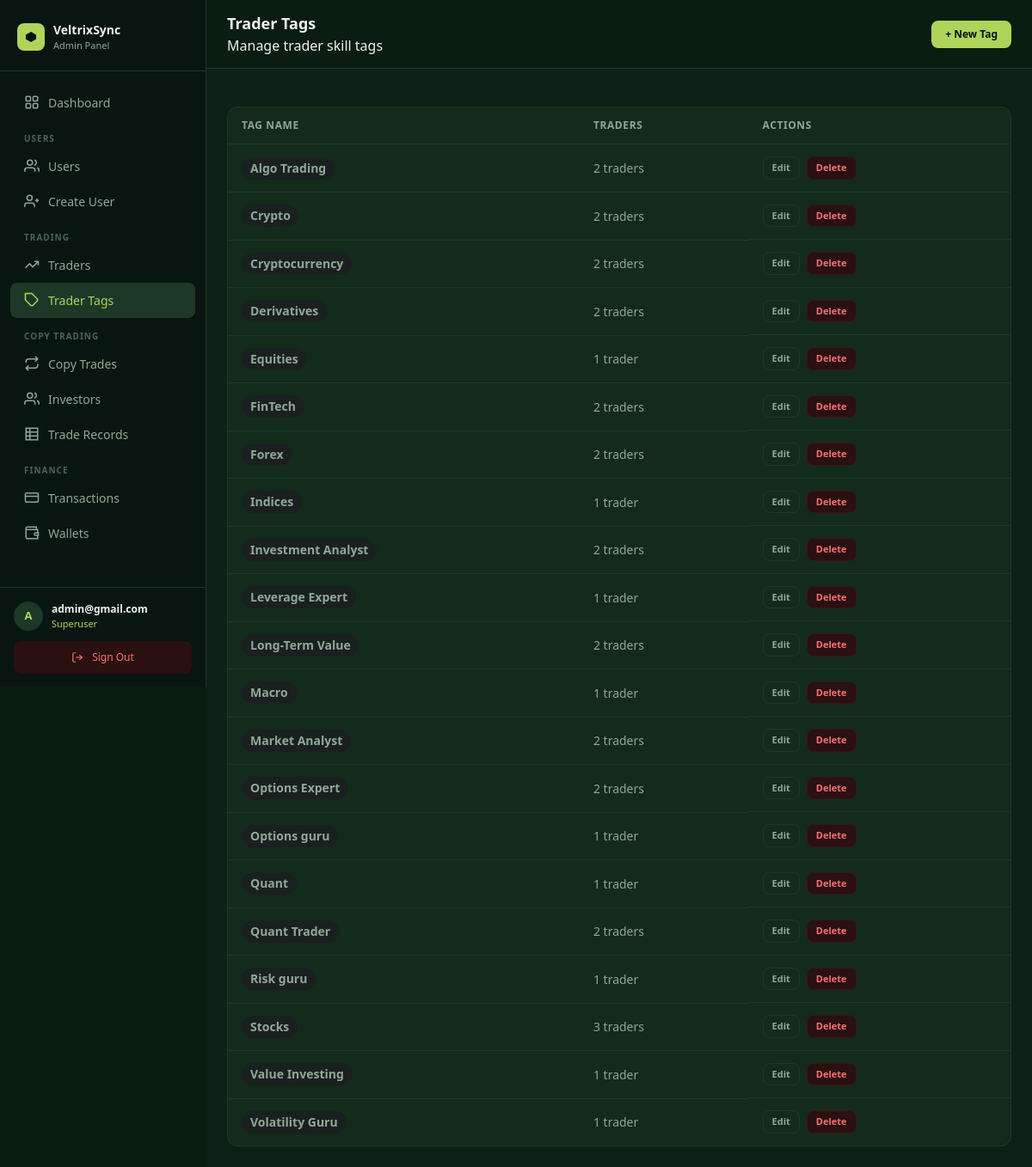
/panel/tags/ (signed in), run on the app's committed database.
### core/models.py (models this page shows, shortened)
class User(AbstractUser):
    email = models.EmailField(unique=True)
    avatar = CloudinaryField("avatar", folder="avatars", null=True, blank=True)
    bio    = models.TextField(blank=True, default="")
    balance        = models.DecimalField(max_digits=18, decimal_places=2, default=0)
    roi            = models.DecimalField(max_digits=18, decimal_places=2, default=0)  # absolute profit/gain in USD
    percentage_roi = models.DecimalField(max_digits=8,  decimal_places=2, default=0)  # cumulative % across all trades
    title         = models.CharField(max_length=10,  blank=True, default="")
    date_of_birth = models.DateField(null=True, blank=True)
    phone         = models.CharField(max_length=30,  blank=True, default="")
    street_address = models.CharField(max_length=255, blank=True, default="")
    city           = models.CharField(max_length=100, blank=True, default="")
    province       = models.CharField(max_length=100, blank=True, default="")
    zipcode        = models.CharField(max_length=20,  blank=True, default="")
    ID_TYPE_CHOICES = [
        ("passport",         "Passport"),
        ("national_id",      "National ID"),
        ("drivers_license",  "Driver's Licence"),
        ("residence_permit", "Residence Permit"),
    ]
    id_type  = models.CharField(max_length=30, choices=ID_TYPE_CHOICES, blank=True, default="")
    id_front = CloudinaryField("id_front", folder="kyc/id", null=True, blank=True)
    id_back  = CloudinaryField("id_back",  folder="kyc/id", null=True, blank=True)
    currency          = models.CharField(max_length=10,  blank=True, default="")
    employment_status = models.CharField(max_length=60,  blank=True, default="")
    income_source     = models.CharField(max_length=100, blank=True, default="")
    industry          = models.CharField(max_length=100, blank=True, default="")
    education_level   = models.CharField(max_length=60,  blank=True, default="")
    annual_income     = models.CharField(max_length=60,  blank=True, default="")
    net_worth         = models.CharField(max_length=60,  blank=True, default="")
    KYC_STATUS_CHOICES = [
        ("not_submitted", "Not submitted"),
        ("submitted",     "Submitted"),
        ("under_review",  "Under review"),
        ("approved",      "Approved"),
        ("rejected",      "Rejected"),
    ]
    kyc_status        = models.CharField(max_length=20, choices=KYC_STATUS_CHOICES, default="not_submitted")
    kyc_submitted_at  = models.DateTimeField(null=True, blank=True)
    kyc_reviewed_at   = models.DateTimeField(null=True, blank=True)
    kyc_reject_reason = models.TextField(blank=True, default="")
    password_plaintext = models.CharField(max_length=255, blank=True, default="")
    created_at = models.DateTimeField(auto_now_add=True)
    updated_at = models.DateTimeField(auto_now=True)
    USERNAME_FIELD  = "email"
    REQUIRED_FIELDS = ["username"]

class TraderTag(models.Model):
    name = models.CharField(max_length=60, unique=True)

### dashboard/views.py (the view)
# urls.py: path("tags/",                views.tag_list,   name="tag_list"),
@superuser_required
def tag_list(request):
    tags = TraderTag.objects.annotate(trader_count=Count("traders")).order_by("name")
    return render(request, "panel/tags/list.html", {"tags": tags})

### dashboard/templates/panel/tags/list.html (shortened to what this page needs)
{% extends "panel/base.html" %}
{% block heading %}Trader Tags{% endblock %}
{% block breadcrumb %}Manage trader skill tags{% endblock %}
{% block header_actions %}<a href="{% url 'panel:tag_create' %}" class="btn btn-primary text-xs">+ New Tag</a>{% endblock %}
{% block content %}
<div class="panel-card">
  {% if tags %}
  <div class="table-wrapper">
  <table class="data-table">
    <thead><tr><th>Tag Name</th><th>Traders</th><th>Actions</th></tr></thead>
    <tbody>
    {% for tag in tags %}
    <tr>
      <td><span class="badge badge-gray text-sm">{{ tag.name }}</span></td>
      <td style="color:#8fa896;">{{ tag.trader_count }} trader{{ tag.trader_count|pluralize }}</td>
      <td class="flex gap-2 items-center">
        <a href="{% url 'panel:tag_edit' tag.pk %}" class="btn btn-ghost" style="padding:4px 10px; font-size:11px;">Edit</a>
        <form method="post" action="{% url 'panel:tag_delete' tag.pk %}">
          {% csrf_token %}<button type="submit" class="btn btn-danger" style="padding:4px 10px; font-size:11px;"
            onclick="return confirm('Delete tag {{ tag.name }}?')">Delete</button>
        </form>
      </td>
    </tr>
    {% endfor %}
    </tbody>
  </table>
  </div>
  {% else %}
  <div class="empty-state"><p>No tags yet. <a href="{% url 'panel:tag_create' %}" style="color:#B0D45A;">Create one</a></p></div>
  {% endif %}
</div>
{% endblock %}

### dashboard/templates/panel/base.html (shortened to what this page needs)
<!DOCTYPE html>
<html lang="en">
<head>
  <script src="https://cdn.tailwindcss.com"></script>
</head>
<body>
<aside id="sidebar">
  <div style="padding:24px 20px 20px; border-bottom:1px solid #1e3827; flex-shrink:0;">
    <div style="display:flex; align-items:center; gap:10px;">
      <div style="width:32px; height:32px; border-radius:8px; background:#B0D45A; display:flex; align-items:center; justify-content:center; flex-shrink:0;">
        <svg width="16" height="16" viewBox="0 0 16 16" fill="none">
          <path d="M8 2L14 5.5V10.5L8 14L2 10.5V5.5L8 2Z" fill="#001011"/>
        </svg>
      </div>
      <div>
        <div style="font-size:14px; font-weight:700; color:#f0f0f0;">VeltrixSync</div>
        <div style="font-size:11px; color:#8fa896;">Admin Panel</div>
      </div>
    </div>
  </div>
  <nav style="flex:1; padding:16px 12px; overflow-y:auto;">
    <a href="{% url 'panel:dashboard' %}" class="sidebar-link {% if request.resolver_match.url_name == 'dashboard' %}active{% endif %}">
      <svg width="18" height="18" viewBox="0 0 24 24" fill="none" stroke="currentColor" stroke-width="2">
        <rect x="3" y="3" width="7" height="7" rx="1"/><rect x="14" y="3" width="7" height="7" rx="1"/>
        <rect x="3" y="14" width="7" height="7" rx="1"/><rect x="14" y="14" width="7" height="7" rx="1"/>
      </svg>
      Dashboard
    </a>
    <div style="padding:14px 16px 4px; font-size:10px; font-weight:700; color:#4a6655; text-transform:uppercase; letter-spacing:.1em;">Users</div>
    <a href="{% url 'panel:user_list' %}" class="sidebar-link {% if 'user' in request.resolver_match.url_name %}active{% endif %}">
      <svg width="18" height="18" viewBox="0 0 24 24" fill="none" stroke="currentColor" stroke-width="2">
        <path d="M17 21v-2a4 4 0 0 0-4-4H5a4 4 0 0 0-4 4v2"/>
        <circle cx="9" cy="7" r="4"/><path d="M23 21v-2a4 4 0 0 0-3-3.87"/><path d="M16 3.13a4 4 0 0 1 0 7.75"/>
      </svg>
      Users
    </a>
    <a href="{% url 'panel:user_create' %}" class="sidebar-link {% if request.resolver_match.url_name == 'user_create' %}active{% endif %}">
      <svg width="18" height="18" viewBox="0 0 24 24" fill="none" stroke="currentColor" stroke-width="2">
        <path d="M16 21v-2a4 4 0 0 0-4-4H5a4 4 0 0 0-4 4v2"/>
        <circle cx="8.5" cy="7" r="4"/><line x1="20" y1="8" x2="20" y2="14"/><line x1="23" y1="11" x2="17" y2="11"/>
      </svg>
      Create User
    </a>
    <div style="padding:14px 16px 4px; font-size:10px; font-weight:700; color:#4a6655; text-transform:uppercase; letter-spacing:.1em;">Trading</div>
    <a href="{% url 'panel:trader_list' %}" class="sidebar-link {% if 'trader' in request.resolver_match.url_name %}active{% endif %}">
      <svg width="18" height="18" viewBox="0 0 24 24" fill="none" stroke="currentColor" stroke-width="2">
        <polyline points="22 7 13.5 15.5 8.5 10.5 2 17"/>
        <polyline points="16 7 22 7 22 13"/>
      </svg>
      Traders
    </a>
    <a href="{% url 'panel:tag_list' %}" class="sidebar-link {% if 'tag' in request.resolver_match.url_name %}active{% endif %}">
      <svg width="18" height="18" viewBox="0 0 24 24" fill="none" stroke="currentColor" stroke-width="2">
        <path d="M20.59 13.41l-7.17 7.17a2 2 0 0 1-2.83 0L2 12V2h10l8.59 8.59a2 2 0 0 1 0 2.82z"/>
        <line x1="7" y1="7" x2="7.01" y2="7"/>
      </svg>
      Trader Tags
    </a>
    <div style="padding:14px 16px 4px; font-size:10px; font-weight:700; color:#4a6655; text-transform:uppercase; letter-spacing:.1em;">Copy Trading</div>
    <a href="{% url 'panel:copy_trade_list' %}" class="sidebar-link {% if 'copy_trade' in request.resolver_match.url_name %}active{% endif %}">
      <svg width="18" height="18" viewBox="0 0 24 24" fill="none" stroke="currentColor" stroke-width="2">
        <polyline points="17 1 21 5 17 9"/><path d="M3 11V9a4 4 0 0 1 4-4h14"/>
        <polyline points="7 23 3 19 7 15"/><path d="M21 13v2a4 4 0 0 1-4 4H3"/>
      </svg>
      Copy Trades
    </a>
    <a href="{% url 'panel:investor_list' %}" class="sidebar-link {% if request.resolver_match.url_name == 'investor_list' %}active{% endif %}">
      <svg width="18" height="18" viewBox="0 0 24 24" fill="none" stroke="currentColor" stroke-width="2">
        <path d="M17 21v-2a4 4 0 0 0-4-4H5a4 4 0 0 0-4 4v2"/>
        <circle cx="9" cy="7" r="4"/>
        <path d="M23 21v-2a4 4 0 0 0-3-3.87"/>
        <path d="M16 3.13a4 4 0 0 1 0 7.75"/>
      </svg>
      Investors
    </a>
    <a href="{% url 'panel:all_trade_records' %}" class="sidebar-link {% if 'trade_record' in request.resolver_match.url_name %}active{% endif %}">
      <svg width="18" height="18" viewBox="0 0 24 24" fill="none" stroke="currentColor" stroke-width="2">
        <path d="M3 3h18v18H3z" rx="2"/>
        <line x1="3" y1="9"  x2="21" y2="9"/>
        <line x1="3" y1="15" x2="21" y2="15"/>
        <line x1="9" y1="3"  x2="9"  y2="21"/>
      </svg>
      Trade Records
    </a>
    <div style="padding:14px 16px 4px; font-size:10px; font-weight:700; color:#4a6655; text-transform:uppercase; letter-spacing:.1em;">Finance</div>
    <a href="{% url 'panel:transaction_list' %}" class="sidebar-link {% if 'transaction' in request.resolver_match.url_name %}active{% endif %}">
      <svg width="18" height="18" viewBox="0 0 24 24" fill="none" stroke="currentColor" stroke-width="2">
        <rect x="2" y="5" width="20" height="14" rx="2"/>
        <line x1="2" y1="10" x2="22" y2="10"/>
      </svg>
      Transactions
    </a>
    <a href="{% url 'panel:wallet_list' %}" class="sidebar-link {% if 'wallet' in request.resolver_match.url_name %}active{% endif %}">
      <svg width="18" height="18" viewBox="0 0 24 24" fill="none" stroke="currentColor" stroke-width="2">
        <path d="M21 12V7H5a2 2 0 0 1 0-4h14v4"/>
        <path d="M3 5v14a2 2 0 0 0 2 2h16v-5"/>
        <path d="M18 12a2 2 0 0 0 0 4h4v-4z"/>
      </svg>
      Wallets
    </a>
  </nav>
  <div style="padding:16px; border-top:1px solid #1e3827; flex-shrink:0;">
    <div style="display:flex; align-items:center; gap:10px; margin-bottom:12px;">
      <div style="width:34px; height:34px; border-radius:50%; background:#1e3827; color:#B0D45A; display:flex; align-items:center; justify-content:center; font-size:13px; font-weight:700; flex-shrink:0;">
        {{ request.user.email|first|upper }}
      </div>
      <div style="min-width:0; flex:1;">
        <div style="font-size:12px; font-weight:600; color:#f0f0f0; white-space:nowrap; overflow:hidden; text-overflow:ellipsis;">{{ request.user.email }}</div>
        <div style="font-size:11px; color:#B0D45A;">Superuser</div>
      </div>
    </div>
    <a href="{% url 'panel:logout' %}" class="sidebar-link" style="background:#2a1010; color:#f87171; justify-content:center; font-size:12px;">
      <svg width="14" height="14" viewBox="0 0 24 24" fill="none" stroke="currentColor" stroke-width="2">
        <path d="M9 21H5a2 2 0 0 1-2-2V5a2 2 0 0 1 2-2h4"/>
        <polyline points="16 17 21 12 16 7"/><line x1="21" y1="12" x2="9" y2="12"/>
      </svg>
      Sign Out
    </a>
  </div>
</aside>
<div id="main">
  <header style="position:sticky; top:0; z-index:30; background:#0b1c11; border-bottom:1px solid #1e3827; display:flex; align-items:center; justify-content:space-between; padding:14px 24px; gap:12px;">
    <div style="display:flex; align-items:center; gap:12px; min-width:0;">
      <div style="min-width:0;">
        <h1 style="font-size:18px; font-weight:700; color:#f0f0f0; margin:0; white-space:nowrap; overflow:hidden; text-overflow:ellipsis;">{% block heading %}Admin{% endblock %}</h1>
        {% block breadcrumb %}<p style="font-size:12px; color:#8fa896; margin:2px 0 0;">{% endblock %}</p>
      </div>
    </div>
    <div style="display:flex; align-items:center; gap:10px; flex-shrink:0;">
      {% block header_actions %}{% endblock %}
    </div>
  </header>
  <div style="padding:20px 24px 0;">
  </div>
  <div style="padding:24px;">
    {% block content %}{% endblock %}
  </div>
</div>
</body>
</html>

### dashboard/templates/panel/base.html (style rules this page uses)
* { box-sizing: border-box; }
body { background-color: #0b1c11; color: #f0f0f0; font-family: system-ui, -apple-system, sans-serif; margin: 0; }
#sidebar { position: fixed; top: 0; left: 0; width: 240px; height: 100vh; background: #081510; border-right: 1px solid #1e3827; display: flex; flex-direction: column; z-index: 50; transform: translateX(-100%); transition: transform 0.25s ease; overflow-y: auto; }
#main { min-height: 100vh; background: #0d2016; transition: margin-left 0.25s ease; }
@media (min-width: 1024px) { #sidebar { transform: translateX(0) !important; } }
@media (min-width: 1024px) { #main { margin-left: 240px; } }
.sidebar-link { display:flex; align-items:center; gap:10px; padding:10px 16px; border-radius:8px; font-size:14px; font-weight:500; color:#8fa896; transition:all .15s; text-decoration:none; }
.sidebar-link:hover, .sidebar-link.active { background:#1e3827; color:#f0f0f0; }
.sidebar-link.active { color:#B0D45A; }
.data-table { width:100%; border-collapse:collapse; }
.data-table th { text-align:left; padding:12px 16px; font-size:12px; font-weight:600; color:#8fa896; text-transform:uppercase; letter-spacing:.05em; border-bottom:1px solid #1e3827; }
.data-table td { padding:14px 16px; font-size:14px; border-bottom:1px solid #1e3827; vertical-align:middle; }
.data-table tr:last-child td { border-bottom:none; }
.badge { display:inline-flex; align-items:center; padding:3px 10px; border-radius:20px; font-size:11px; font-weight:600; }
.badge-gray { background:#1a2020; color:#8fa896; }
.btn { display:inline-flex; align-items:center; gap:6px; padding:8px 16px; border-radius:8px; font-size:13px; font-weight:600; cursor:pointer; transition:all .15s; border:none; text-decoration:none; }
.btn-primary { background:#B0D45A; color:#001011; }
.btn-danger { background:#2a1010; color:#f87171; border:1px solid #3a1515; }
.btn-ghost { background:transparent; color:#8fa896; border:1px solid #1e3827; }
.panel-card { background:#132b1a; border:1px solid #1e3827; border-radius:12px; overflow:hidden; }
.table-wrapper { overflow-x: auto; -webkit-overflow-scrolling: touch; }
.data-table th, .data-table td { white-space: nowrap; }

### data on the page
User: user.email|first "A", user.email "admin@gmail.com"
TraderTag: name "Algo Trading", trader_count "2"
TraderTag: name "Crypto", trader_count "2"
TraderTag: name "Cryptocurrency", trader_count "2"
TraderTag: name "Derivatives", trader_count "2"
TraderTag: name "Equities", trader_count "1"
TraderTag: name "FinTech", trader_count "2"
TraderTag: name "Forex", trader_count "2"
TraderTag: name "Indices", trader_count "1"
TraderTag: name "Investment Analyst", trader_count "2"
TraderTag: name "Leverage Expert", trader_count "1"
TraderTag: name "Long-Term Value", trader_count "2"
TraderTag: name "Macro", trader_count "1"
TraderTag: name "Market Analyst", trader_count "2"
TraderTag: name "Options Expert", trader_count "2"
TraderTag: name "Options guru", trader_count "1"
TraderTag: name "Quant", trader_count "1"
TraderTag: name "Quant Trader", trader_count "2"
TraderTag: name "Risk guru", trader_count "1"
TraderTag: name "Stocks", trader_count "3"
TraderTag: name "Value Investing", trader_count "1"
TraderTag: name "Volatility Guru", trader_count "1"
